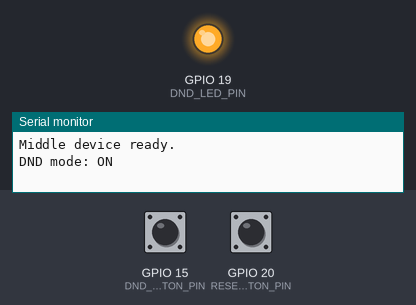
Simulated run of this sketch. Board: ESP32. Shown: output pins drawn as LEDs (lit = HIGH), the last lines printed to the serial monitor. Inputs (shaded band) come from the test bench; at power-on: GPIO 15 (DND_BUTTON_PIN) HIGH, GPIO 20 (RESET_BUTTON_PIN) HIGH. EEPROM starts erased.

Above: at 1.2 s.
1.3 s: GPIO 15 (DND_BUTTON_PIN) pulled LOW for 0.15 s
At 1.9 s:
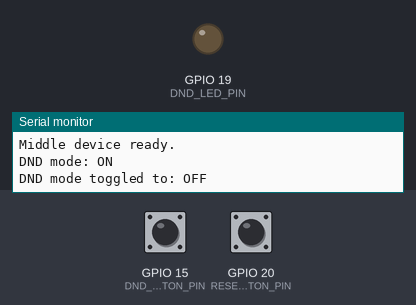
6.0 s: GPIO 15 (DND_BUTTON_PIN) pulled LOW for 1 s
At 6.8 s:
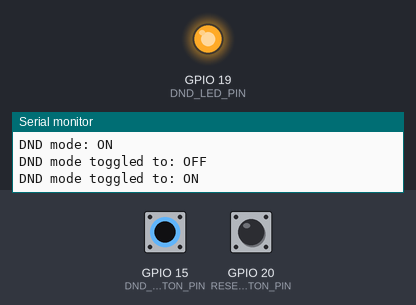
8.5 s: GPIO 15 (DND_BUTTON_PIN) pulled LOW for 3.2 s
At 8.9 s:
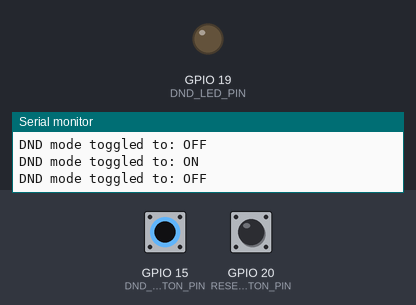
Timing chart, 0 to 11.5 s (numbered marks = the images above; inputs shaded):
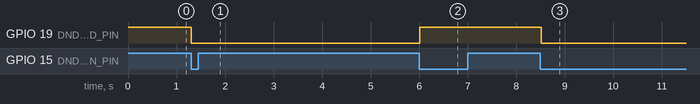

The sketch:

middle.ino
```cpp
#include <esp_now.h>
#include <WiFi.h>
#include <EEPROM.h>

const int DND_BUTTON_PIN = 15;   // DND button GPIO (self-reset momentary switch with LED)
const int RESET_BUTTON_PIN = 20; // RESET button GPIO
const int DND_LED_PIN = 19;      // LED control for DND switch

// MAC addresses
uint8_t senderMac[] = {0x9C, 0x9E, 0x6E, 0x43, 0x8A, 0xF0};
uint8_t relayMac[] = {0xF0, 0x08, 0xD1, 0x05, 0xF9, 0x60};

// Message Types
typedef enum {
  DOORBELL_REQUEST,
  DND_RESPONSE,
  LIGHT_ON_CONFIRM,
  DOOR_OPEN_SIGNAL,
  RESET_SIGNAL
} MessageType;

typedef struct {
  MessageType type;
} DoorbellMessage;

// States and debounce vars
bool dndMode = false;     // DND mode ON/OFF
unsigned long lastDndPress = 0;
unsigned long lastResetPress = 0;
const unsigned long debounceDelay = 300;
int previousDndState = HIGH;
int previousResetState = HIGH;

void setup() {
  Serial.begin(115200);
  pinMode(DND_BUTTON_PIN, INPUT_PULLUP);
  pinMode(RESET_BUTTON_PIN, INPUT_PULLUP);
  pinMode(DND_LED_PIN, OUTPUT);

  EEPROM.begin(1);
  dndMode = EEPROM.read(0);
  digitalWrite(DND_LED_PIN, dndMode ? HIGH : LOW);

  WiFi.mode(WIFI_STA);
  if (esp_now_init() != ESP_OK) {
    Serial.println("ESP-NOW init failed");
    while (1);
  }

  esp_now_register_recv_cb(onDataRecv);

  esp_now_peer_info_t peerInfo = {};
  memcpy(peerInfo.peer_addr, senderMac, 6);
  peerInfo.channel = 0;
  peerInfo.encrypt = false;
  if (esp_now_add_peer(&peerInfo) != ESP_OK) {
    Serial.println("Failed to add ESP-NOW peer (sender)");
    while (1);
  }
  memcpy(peerInfo.peer_addr, relayMac, 6);
  if (esp_now_add_peer(&peerInfo) != ESP_OK) {
    Serial.println("Failed to add ESP-NOW peer (relay)");
    while (1);
  }

  Serial.println("Middle device ready.");
  Serial.print("DND mode: ");
  Serial.println(dndMode ? "ON" : "OFF");
}

void loop() {
  int dndBtn = digitalRead(DND_BUTTON_PIN);
  int resetBtn = digitalRead(RESET_BUTTON_PIN);

  if (previousDndState == HIGH && dndBtn == LOW && millis() - lastDndPress > debounceDelay) {
    lastDndPress = millis();
    dndMode = !dndMode;
    EEPROM.write(0, dndMode);
    EEPROM.commit();
    digitalWrite(DND_LED_PIN, dndMode ? HIGH : LOW);
    Serial.print("DND mode toggled to: ");
    Serial.println(dndMode ? "ON" : "OFF");
  }

  if (previousResetState == HIGH && resetBtn == LOW && millis() - lastResetPress > debounceDelay) {
    lastResetPress = millis();

    // 1. Turn OFF relay
    uint8_t offSignal = 0;
    esp_now_send(relayMac, &offSignal, 1);
    Serial.println("RESET button pressed — Sent OFF signal to relay.");

    // 2. Tell sender to turn off its light (send RESET_SIGNAL)
    DoorbellMessage msg = {RESET_SIGNAL};
    esp_now_send(senderMac, (uint8_t *)&msg, sizeof(msg));
    Serial.println("RESET button pressed — Sent RESET_SIGNAL to sender.");

    // 3. Reset any internal state (add your own resets here if needed)
    // Example: lightOn = false;
  }

  previousDndState = dndBtn;
  previousResetState = resetBtn;
  delay(100);
}

// Whenever the code would have turned the LED ON or OFF, send ON/OFF to relay
void onDataRecv(const esp_now_recv_info_t *recv_info, const uint8_t *incomingData, int len) {
  DoorbellMessage msg;
  memcpy(&msg, incomingData, sizeof(msg));

  switch (msg.type) {
    case DOORBELL_REQUEST: {
      Serial.println("Received: DOORBELL_REQUEST");
      if (dndMode) {
        DoorbellMessage resp = {DND_RESPONSE};
        esp_now_send(senderMac, (uint8_t *)&resp, sizeof(resp));
        Serial.println("DND ON — sent DND_RESPONSE to sender.");
      } else {
        // LED would have turned ON here, so send ON to relay
        uint8_t onSignal = 1;
        esp_now_send(relayMac, &onSignal, 1);
        Serial.println("DND OFF — Sent ON signal to relay, LIGHT_ON_CONFIRM sent.");
        DoorbellMessage resp = {LIGHT_ON_CONFIRM};
        esp_now_send(senderMac, (uint8_t *)&resp, sizeof(resp));
      }
      break;
    }
    case DOOR_OPEN_SIGNAL: {
      Serial.println("Received: DOOR_OPEN_SIGNAL");
      // LED would have turned OFF here, so send OFF to relay
      uint8_t offSignal = 0;
      esp_now_send(relayMac, &offSignal, 1);
      Serial.println("Door opened — Sent OFF signal to relay.");
      break;
    }
    default:
      Serial.println("Unknown message received.");
      break;
  }
}
```

Measured:
- after the input at 1.3 s, GPIO 19 (DND_LED_PIN): HIGH → LOW at once
- after the input at 6.0 s, GPIO 19 (DND_LED_PIN): LOW → HIGH at once
- after the input at 8.5 s, GPIO 19 (DND_LED_PIN): HIGH → LOW at once
